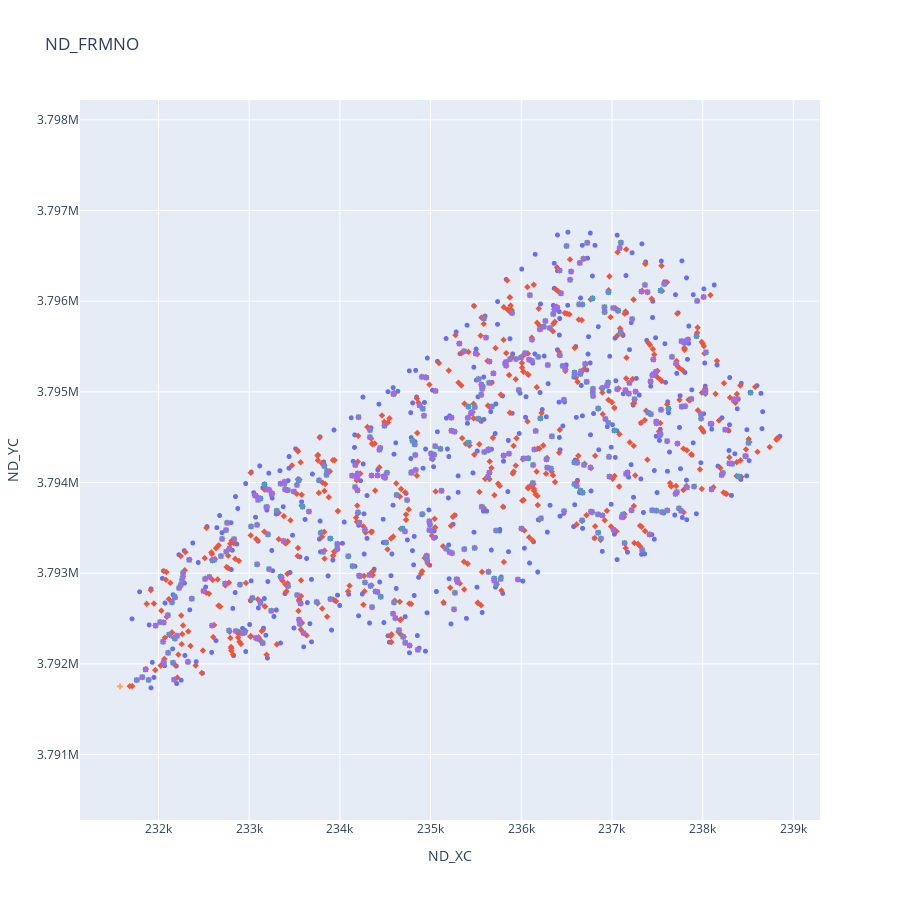
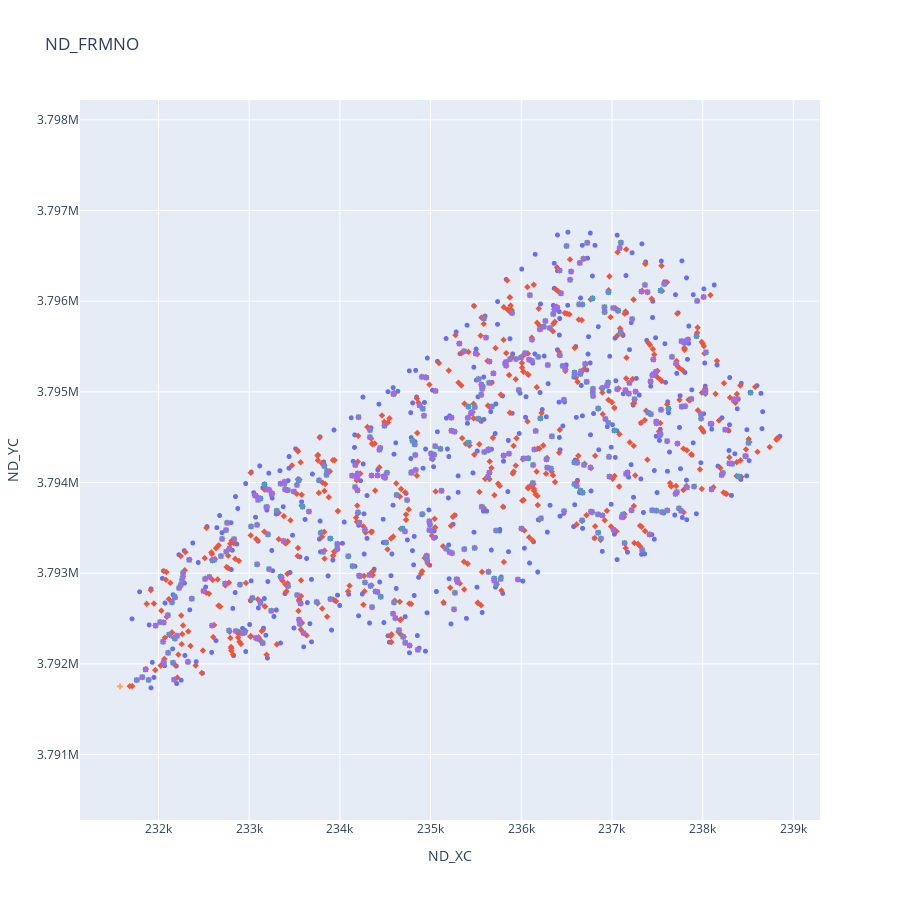

These figures' notebook cell, in order:
### Code cell
df_nodes = t2c.read_cche1d_nodes_dat(filepath_nodes)
df_reach = t2c.read_cche1d_reach_dat(filepath_reach)
df_csec = t2c.read_cche1d_dat_file(filepath_csec)
df_csprf = t2c.read_cche1d_dat_file(filepath_csprf)

fig1 = t2c.visualize_cche1d_nodes(df_nodes, text="ND_ID", show=False)
fig2 = t2c.visualize_cche1d_nodes(df_nodes, text="ND_TYPE", show=False)

fig1.show()
fig2.show()

### Figure 1 — Plotly figure (JSON) as saved in the notebook; plotly's stock layout.template omitted (floating-point values rounded to 4 significant figures; data arrays with more than 128 entries replaced by an {"elided": "..."} marker saying what was removed)
{"data": [{"customdata": {"elided": "406x4 int values"}, "hovertemplate": "<b>%{hovertext}</b><br><br>ND_TYPE_SHOW=0<br>ND_TYPE=0<br>ND_XC=%{x}<br>ND_YC=%{y}<br>ND_ID=%{text}<br>ND_USID=%{customdata[0]}<br>ND_DSID=%{customdata[1]}<br>ND_US2ID=%{customdata[2]}<br>ND_CSID=%{customdata[3]}<extra></extra>", "hovertext": {"elided": "406 int values"}, "legendgroup": "0, 0", "marker": {"color": "#636efa", "size": 5, "symbol": "circle"}, "mode": "markers+text", "name": "0, 0", "showlegend": true, "text": {"elided": "406 int values"}, "textposition": "bottom left", "type": "scattergl", "x": {"elided": "406 float values"}, "xaxis": "x", "y": {"elided": "406 float values"}, "yaxis": "y"}, {"customdata": {"elided": "1396x4 int values"}, "hovertemplate": "<b>%{hovertext}</b><br><br>ND_TYPE_SHOW=6<br>ND_TYPE=6<br>ND_XC=%{x}<br>ND_YC=%{y}<br>ND_ID=%{text}<br>ND_USID=%{customdata[0]}<br>ND_DSID=%{customdata[1]}<br>ND_US2ID=%{customdata[2]}<br>ND_CSID=%{customdata[3]}<extra></extra>", "hovertext": {"elided": "1396 int values"}, "legendgroup": "6, 6", "marker": {"color": "#EF553B", "size": 5, "symbol": "diamond"}, "mode": "markers+text", "name": "6, 6", "showlegend": true, "text": {"elided": "1396 int values"}, "textposition": "bottom left", "type": "scattergl", "x": {"elided": "1396 float values"}, "xaxis": "x", "y": {"elided": "1396 float values"}, "yaxis": "y"}, {"customdata": {"elided": "810x4 int values"}, "hovertemplate": "<b>%{hovertext}</b><br><br>ND_TYPE_SHOW=3<br>ND_TYPE=3<br>ND_XC=%{x}<br>ND_YC=%{y}<br>ND_ID=%{text}<br>ND_USID=%{customdata[0]}<br>ND_DSID=%{customdata[1]}<br>ND_US2ID=%{customdata[2]}<br>ND_CSID=%{customdata[3]}<extra></extra>", "hovertext": {"elided": "810 int values"}, "legendgroup": "3, 3", "marker": {"color": "#00cc96", "size": 5, "symbol": "square"}, "mode": "markers+text", "name": "3, 3", "showlegend": true, "text": {"elided": "810 int values"}, "textposition": "bottom left", "type": "scattergl", "x": {"elided": "810 float values"}, "xaxis": "x", "y": {"elided": "810 float values"}, "yaxis": "y"}, {"customdata": {"elided": "405x4 int values"}, "hovertemplate": "<b>%{hovertext}</b><br><br>ND_TYPE_SHOW=2<br>ND_TYPE=2<br>ND_XC=%{x}<br>ND_YC=%{y}<br>ND_ID=%{text}<br>ND_USID=%{customdata[0]}<br>ND_DSID=%{customdata[1]}<br>ND_US2ID=%{customdata[2]}<br>ND_CSID=%{customdata[3]}<extra></extra>", "hovertext": {"elided": "405 int values"}, "legendgroup": "2, 2", "marker": {"color": "#ab63fa", "size": 5, "symbol": "x"}, "mode": "markers+text", "name": "2, 2", "showlegend": true, "text": {"elided": "405 int values"}, "textposition": "bottom left", "type": "scattergl", "x": {"elided": "405 float values"}, "xaxis": "x", "y": {"elided": "405 float values"}, "yaxis": "y"}, {"customdata": [[3017, 3018, -1, 3018]], "hovertemplate": "<b>%{hovertext}</b><br><br>ND_TYPE_SHOW=9<br>ND_TYPE=9<br>ND_XC=%{x}<br>ND_YC=%{y}<br>ND_ID=%{text}<br>ND_USID=%{customdata[0]}<br>ND_DSID=%{customdata[1]}<br>ND_US2ID=%{customdata[2]}<br>ND_CSID=%{customdata[3]}<extra></extra>", "hovertext": [3018], "legendgroup": "9, 9", "marker": {"color": "#FFA15A", "size": 5, "symbol": "cross"}, "mode": "markers+text", "name": "9, 9", "showlegend": true, "text": [3018], "textposition": "bottom left", "type": "scattergl", "x": [231600.0], "xaxis": "x", "y": [3792000.0], "yaxis": "y"}], "layout": {"height": 900, "legend": {"title": {"text": "ND_TYPE_SHOW, ND_TYPE"}, "tracegroupgap": 0}, "showlegend": false, "title": {"text": "ND_FRMNO"}, "xaxis": {"anchor": "y", "domain": [0, 1], "title": {"text": "ND_XC"}}, "yaxis": {"anchor": "x", "domain": [0, 1], "scaleanchor": "x", "scaleratio": 1, "title": {"text": "ND_YC"}}}}

### Figure 2 — Plotly figure (JSON) as saved in the notebook; plotly's stock layout.template omitted (floating-point values rounded to 4 significant figures; data arrays with more than 128 entries replaced by an {"elided": "..."} marker saying what was removed)
{"data": [{"customdata": {"elided": "406x4 int values"}, "hovertemplate": "<b>%{hovertext}</b><br><br>ND_TYPE_SHOW=0<br>ND_TYPE=%{text}<br>ND_XC=%{x}<br>ND_YC=%{y}<br>ND_USID=%{customdata[0]}<br>ND_DSID=%{customdata[1]}<br>ND_US2ID=%{customdata[2]}<br>ND_CSID=%{customdata[3]}<extra></extra>", "hovertext": {"elided": "406 int values"}, "legendgroup": "0, 0", "marker": {"color": "#636efa", "size": 5, "symbol": "circle"}, "mode": "markers+text", "name": "0, 0", "showlegend": true, "text": {"elided": "406 int values"}, "textposition": "bottom left", "type": "scattergl", "x": {"elided": "406 float values"}, "xaxis": "x", "y": {"elided": "406 float values"}, "yaxis": "y"}, {"customdata": {"elided": "1396x4 int values"}, "hovertemplate": "<b>%{hovertext}</b><br><br>ND_TYPE_SHOW=6<br>ND_TYPE=%{text}<br>ND_XC=%{x}<br>ND_YC=%{y}<br>ND_USID=%{customdata[0]}<br>ND_DSID=%{customdata[1]}<br>ND_US2ID=%{customdata[2]}<br>ND_CSID=%{customdata[3]}<extra></extra>", "hovertext": {"elided": "1396 int values"}, "legendgroup": "6, 6", "marker": {"color": "#EF553B", "size": 5, "symbol": "diamond"}, "mode": "markers+text", "name": "6, 6", "showlegend": true, "text": {"elided": "1396 int values"}, "textposition": "bottom left", "type": "scattergl", "x": {"elided": "1396 float values"}, "xaxis": "x", "y": {"elided": "1396 float values"}, "yaxis": "y"}, {"customdata": {"elided": "810x4 int values"}, "hovertemplate": "<b>%{hovertext}</b><br><br>ND_TYPE_SHOW=3<br>ND_TYPE=%{text}<br>ND_XC=%{x}<br>ND_YC=%{y}<br>ND_USID=%{customdata[0]}<br>ND_DSID=%{customdata[1]}<br>ND_US2ID=%{customdata[2]}<br>ND_CSID=%{customdata[3]}<extra></extra>", "hovertext": {"elided": "810 int values"}, "legendgroup": "3, 3", "marker": {"color": "#00cc96", "size": 5, "symbol": "square"}, "mode": "markers+text", "name": "3, 3", "showlegend": true, "text": {"elided": "810 int values"}, "textposition": "bottom left", "type": "scattergl", "x": {"elided": "810 float values"}, "xaxis": "x", "y": {"elided": "810 float values"}, "yaxis": "y"}, {"customdata": {"elided": "405x4 int values"}, "hovertemplate": "<b>%{hovertext}</b><br><br>ND_TYPE_SHOW=2<br>ND_TYPE=%{text}<br>ND_XC=%{x}<br>ND_YC=%{y}<br>ND_USID=%{customdata[0]}<br>ND_DSID=%{customdata[1]}<br>ND_US2ID=%{customdata[2]}<br>ND_CSID=%{customdata[3]}<extra></extra>", "hovertext": {"elided": "405 int values"}, "legendgroup": "2, 2", "marker": {"color": "#ab63fa", "size": 5, "symbol": "x"}, "mode": "markers+text", "name": "2, 2", "showlegend": true, "text": {"elided": "405 int values"}, "textposition": "bottom left", "type": "scattergl", "x": {"elided": "405 float values"}, "xaxis": "x", "y": {"elided": "405 float values"}, "yaxis": "y"}, {"customdata": [[3017, 3018, -1, 3018]], "hovertemplate": "<b>%{hovertext}</b><br><br>ND_TYPE_SHOW=9<br>ND_TYPE=%{text}<br>ND_XC=%{x}<br>ND_YC=%{y}<br>ND_USID=%{customdata[0]}<br>ND_DSID=%{customdata[1]}<br>ND_US2ID=%{customdata[2]}<br>ND_CSID=%{customdata[3]}<extra></extra>", "hovertext": [3018], "legendgroup": "9, 9", "marker": {"color": "#FFA15A", "size": 5, "symbol": "cross"}, "mode": "markers+text", "name": "9, 9", "showlegend": true, "text": [9], "textposition": "bottom left", "type": "scattergl", "x": [231600.0], "xaxis": "x", "y": [3792000.0], "yaxis": "y"}], "layout": {"height": 900, "legend": {"title": {"text": "ND_TYPE_SHOW, ND_TYPE"}, "tracegroupgap": 0}, "showlegend": false, "title": {"text": "ND_FRMNO"}, "xaxis": {"anchor": "y", "domain": [0, 1], "title": {"text": "ND_XC"}}, "yaxis": {"anchor": "x", "domain": [0, 1], "scaleanchor": "x", "scaleratio": 1, "title": {"text": "ND_YC"}}}}
